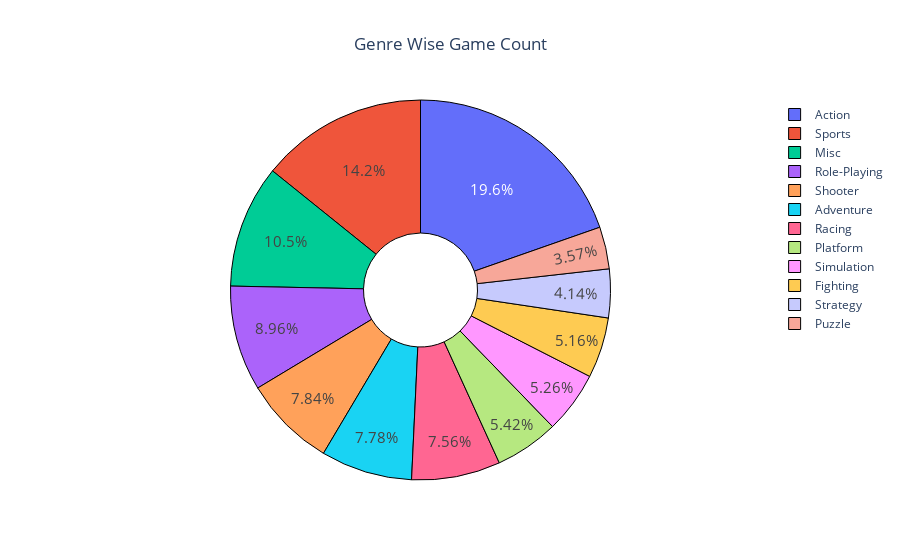

Source (notebook cell):
### Code cell
fig = go.Figure([go.Pie(labels=genre_wise_game['Genre'], 
                        values=genre_wise_game['Name'],
                        hole=0.3)])  

fig.update_traces(hoverinfo='label+percent+value', 
                  textinfo='percent', 
                  textfont_size=15,
                  marker=dict(line=dict(color='#000000', width=1)))
fig.update_layout(title="Genre Wise Game Count",title_x=0.5)
fig.show()

### Figure 1 — Plotly figure (JSON) as saved in the notebook; plotly's stock layout.template omitted (floating-point values rounded to 4 significant figures)
{"data": [{"hole": 0.3, "hoverinfo": "label+percent+value", "labels": ["Action", "Sports", "Misc", "Role-Playing", "Shooter", "Adventure", "Racing", "Platform", "Simulation", "Fighting", "Strategy", "Puzzle"], "marker": {"line": {"color": "#000000", "width": 1}}, "textfont": {"size": 15}, "textinfo": "percent", "type": "pie", "values": [3132, 2266, 1668, 1428, 1250, 1241, 1205, 865, 838, 822, 660, 570]}], "layout": {"autosize": true, "title": {"text": "Genre Wise Game Count", "x": 0.5}}}
